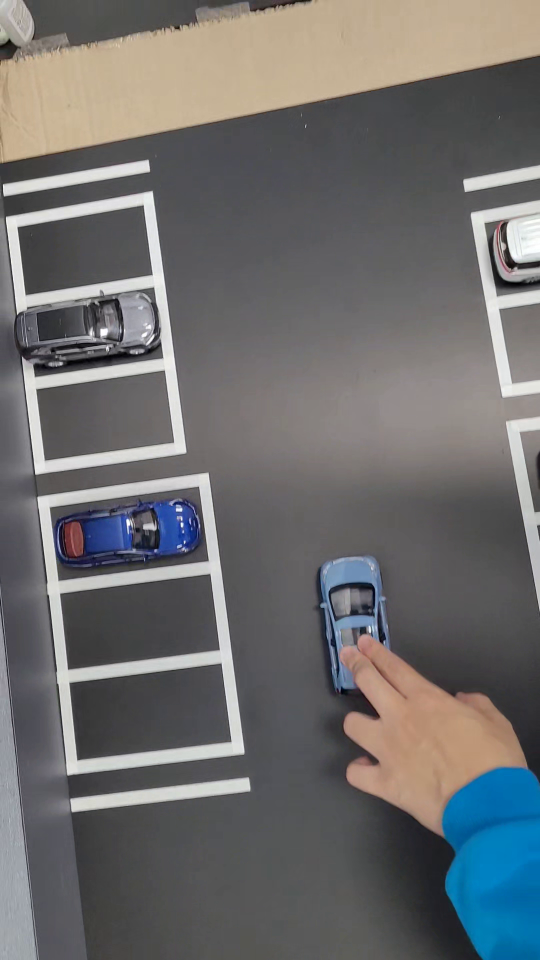
#> input picture frame 18 of jetson/sample.mp4, 1080 x 1920 px, given in place of angle.mp4, which was not available (shown at 1/2 size)
$ python extract_frame.py
#> lines starting #> are read from the running program, lines starting #| are printed output that depends on the picture; pictures that were not available may be replaced by others from this repository, and a replacement may not be noted
#!/usr/bin/env python3
"""
비디오 첫 프레임 추출기
GUI가 지원되지 않는 환경에서 비디오의 첫 프레임을 이미지로 저장
"""

import cv2
import sys

def extract_first_frame(video_path, output_path="first_frame.jpg"):
    """비디오의 첫 프레임을 이미지로 저장"""
#> called with video_path = 'angle.mp4', output_path = 'angle_first_frame.jpg'
    try:
        # 비디오 열기
        cap = cv2.VideoCapture(video_path)
        if not cap.isOpened():
            print(f"❌ 비디오를 열 수 없습니다: {video_path}")
            return False

        # 첫 프레임 읽기
        ret, frame = cap.read()
#> frame is the input picture: shape (1920, 1080, 3); mean B, G, R 109.8, 109.5, 109.9
        if not ret:
            print(f"❌ 프레임을 읽을 수 없습니다: {video_path}")
            return False

        # 이미지 저장
        success = cv2.imwrite(output_path, frame)
        if success:
            print(f"✅ 첫 프레임 저장 완료: {output_path}")
            print(f"📏 이미지 크기: {frame.shape[1]}x{frame.shape[0]}")
#| 📏 이미지 크기: 1080x1920
            return True
        else:
            print(f"❌ 이미지 저장 실패: {output_path}")
            return False

    except Exception as e:
        print(f"❌ 오류 발생: {e}")
        return False
    finally:
        if 'cap' in locals():
            cap.release()

def main():
    video_path = "angle.mp4"
    output_path = "angle_first_frame.jpg"

    print("🎬 비디오 첫 프레임 추출기")
    print(f"📹 입력: {video_path}")
    print(f"🖼️ 출력: {output_path}")

    if extract_first_frame(video_path, output_path):
        print("\n✅ 추출 완료!")
        print(f"이제 {output_path} 파일을 다운로드하여 로컬에서 구역을 설정하거나,")
        print(f"좌표를 직접 확인할 수 있습니다.")

        # 이미지에 구역 가이드 표시
        show_coordinate_guide(output_path)
    else:
        print("❌ 추출 실패")

def show_coordinate_guide(image_path):
    """이미지에 좌표 가이드 표시"""
#> called with image_path = 'angle_first_frame.jpg'
    try:
        img = cv2.imread(image_path)
        height, width = img.shape[:2]
#> height = 1920; width = 1080

        print(f"\n📐 이미지 정보:")
        print(f"   크기: {width} x {height}")
#|    크기: 1080 x 1920
        print(f"   비율: {width/height:.3f}")
#|    비율: 0.562

        # 격자 그리기
        grid_img = img.copy()

        # 10등분 격자
        for i in range(1, 10):
            x = int(width * i / 10)
            y = int(height * i / 10)

            # 세로선
            cv2.line(grid_img, (x, 0), (x, height), (0, 255, 255), 1)
            # 가로선
            cv2.line(grid_img, (0, y), (width, y), (0, 255, 255), 1)

            # 좌표 표시
            if i % 2 == 0:  # 짝수만 표시
                cv2.putText(grid_img, f"{i/10:.1f}", (x-15, 20),
                           cv2.FONT_HERSHEY_SIMPLEX, 0.5, (0, 255, 255), 1)
                cv2.putText(grid_img, f"{i/10:.1f}", (5, y+5),
                           cv2.FONT_HERSHEY_SIMPLEX, 0.5, (0, 255, 255), 1)
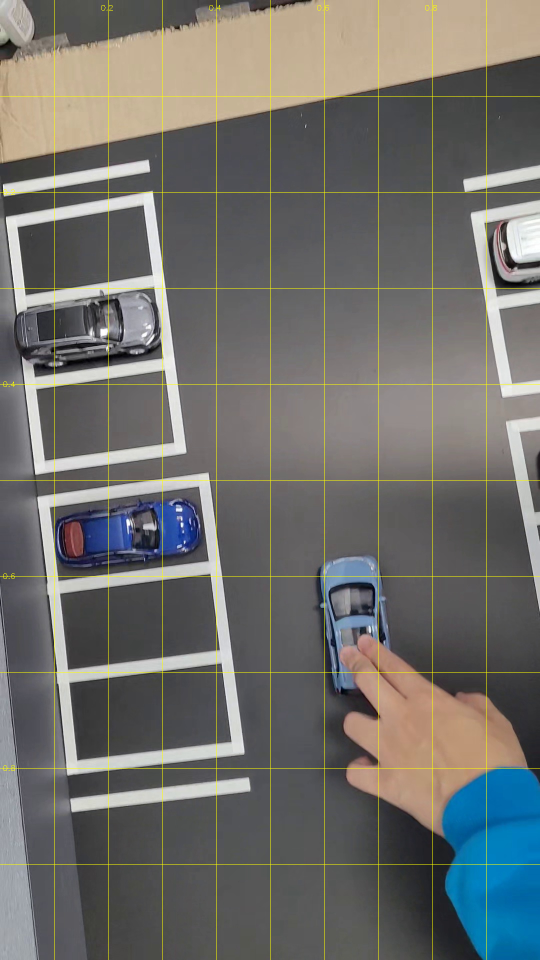
#> grid_img: shape (1920, 1080, 3) (shown at 1/2 size); mean B, G, R 108.2, 111.5, 111.8

        # 격자 이미지 저장
        grid_output = image_path.replace('.jpg', '_grid.jpg')
        cv2.imwrite(grid_output, grid_img)
        print(f"📊 격자 이미지 저장: {grid_output}")

        # 현재 PARKING_ZONES_NORM 좌표를 이미지에 표시
        draw_current_zones(img, width, height)

    except Exception as e:
        print(f"❌ 가이드 생성 오류: {e}")

def draw_current_zones(img, width, height):
    """현재 설정된 구역들을 이미지에 표시"""
#> called with width = 1080, height = 1920
    # 현재 사용중인 좌표 (수정된 것)
    PARKING_ZONES_NORM = [
        [0.0500, 0.0500, 0.2000, 0.3500],  # B1 (위쪽)
        [0.2100, 0.0500, 0.3600, 0.3500],  # B2
        [0.3700, 0.0500, 0.5200, 0.3500],  # B3
        [0.5300, 0.0500, 0.6800, 0.3500],  # B4
        [0.6900, 0.0500, 0.8400, 0.3500],  # B5
        [0.1000, 0.4000, 0.2500, 0.7000],  # C1 (중간)
        [0.2600, 0.4000, 0.4100, 0.7000],  # C2
        [0.4200, 0.4000, 0.5700, 0.7000],  # C3
        [0.5800, 0.4000, 0.7300, 0.7000],  # C4
        [0.1500, 0.7500, 0.3000, 0.9500],  # A1 (아래쪽)
        [0.3100, 0.7500, 0.4600, 0.9500],  # A2
        [0.4700, 0.7500, 0.6200, 0.9500],  # A3
        [0.6300, 0.7500, 0.7800, 0.9500],  # A4
        [0.7900, 0.7500, 0.9400, 0.9500],  # A5
    ]

    zone_names = ['B1', 'B2', 'B3', 'B4', 'B5', 'C1', 'C2', 'C3', 'C4', 'A1', 'A2', 'A3', 'A4', 'A5']
    colors = [(0, 255, 0), (255, 0, 0), (0, 0, 255)]  # B-녹색, C-파랑, A-빨강

    zones_img = img.copy()

    for i, (zone, name) in enumerate(zip(PARKING_ZONES_NORM, zone_names)):
        x1, y1, x2, y2 = zone

        # 정규화된 좌표를 절대 좌표로 변환
        x1_abs = int(x1 * width)
        y1_abs = int(y1 * height)
        x2_abs = int(x2 * width)
        y2_abs = int(y2 * height)

        # 색상 선택 (A-빨강, B-녹색, C-파랑)
        if name.startswith('A'):
            color = (0, 0, 255)  # 빨강
        elif name.startswith('B'):
            color = (0, 255, 0)  # 녹색
        else:  # C
            color = (255, 0, 0)  # 파랑

        # 사각형 그리기
        cv2.rectangle(zones_img, (x1_abs, y1_abs), (x2_abs, y2_abs), color, 2)

        # 구역 이름 표시
        center_x = (x1_abs + x2_abs) // 2
        center_y = (y1_abs + y2_abs) // 2
        cv2.putText(zones_img, name, (center_x-15, center_y),
                   cv2.FONT_HERSHEY_SIMPLEX, 0.6, (255, 255, 255), 2)

        print(f"📍 {name}: ({x1:.3f}, {y1:.3f}, {x2:.3f}, {y2:.3f}) -> ({x1_abs}, {y1_abs}, {x2_abs}, {y2_abs})")
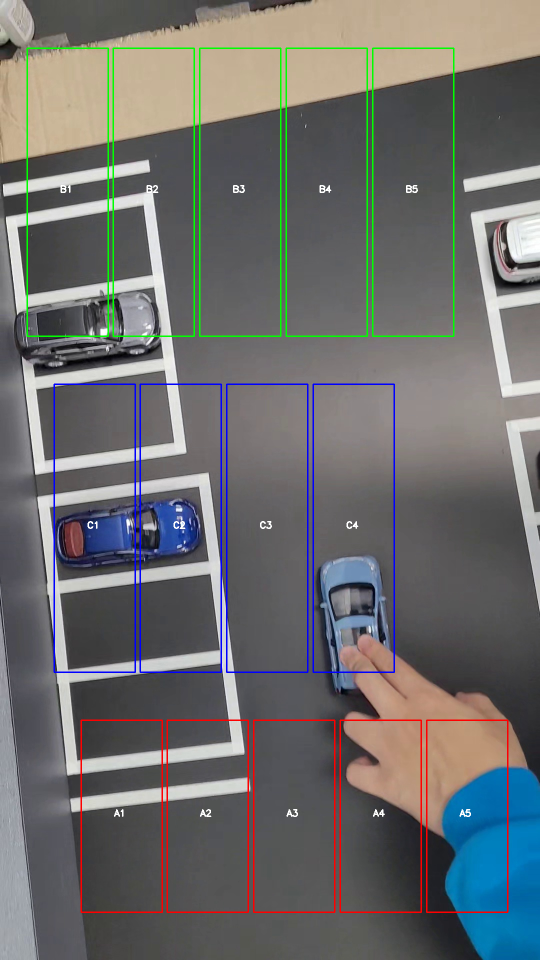
#> zones_img: shape (1920, 1080, 3) (shown at 1/2 size); mean B, G, R 109.1, 109.6, 109.1

    # 구역 표시 이미지 저장
    zones_output = "angle_with_zones.jpg"
    cv2.imwrite(zones_output, zones_img)
    print(f"🎯 구역 표시 이미지 저장: {zones_output}")

if __name__ == "__main__":
    main()

$ run again, starting later in the video
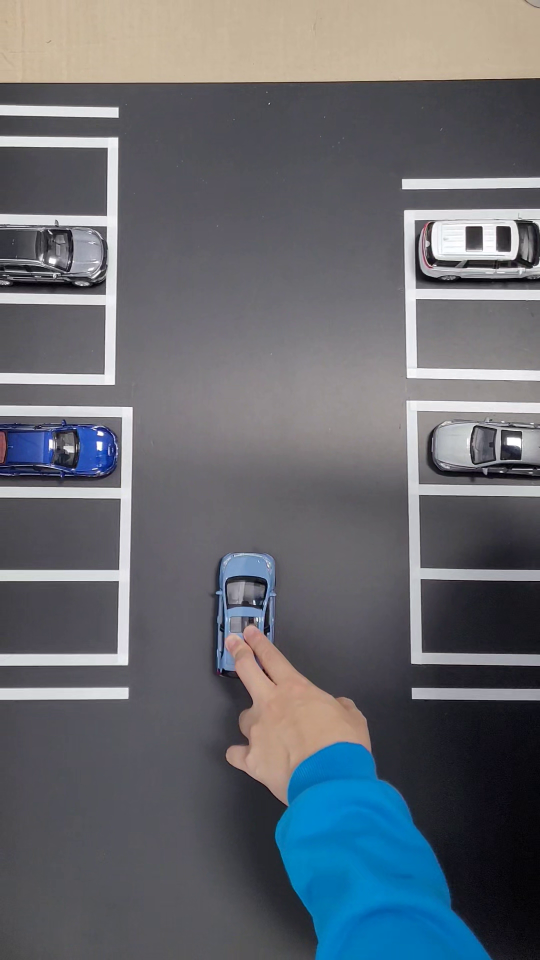
#> input picture frame 84 of jetson/sample.mp4, 1080 x 1920 px, given in place of angle.mp4, which was not available (shown at 1/2 size)
#> in extract_first_frame, frame is the input picture: shape (1920, 1080, 3); mean B, G, R 112, 105.6, 102.1
#| 📏 이미지 크기: 1080x1920
#|    크기: 1080 x 1920
#|    비율: 0.562
#> after the loop in show_coordinate_guide, `for i in range(1, 10):`:
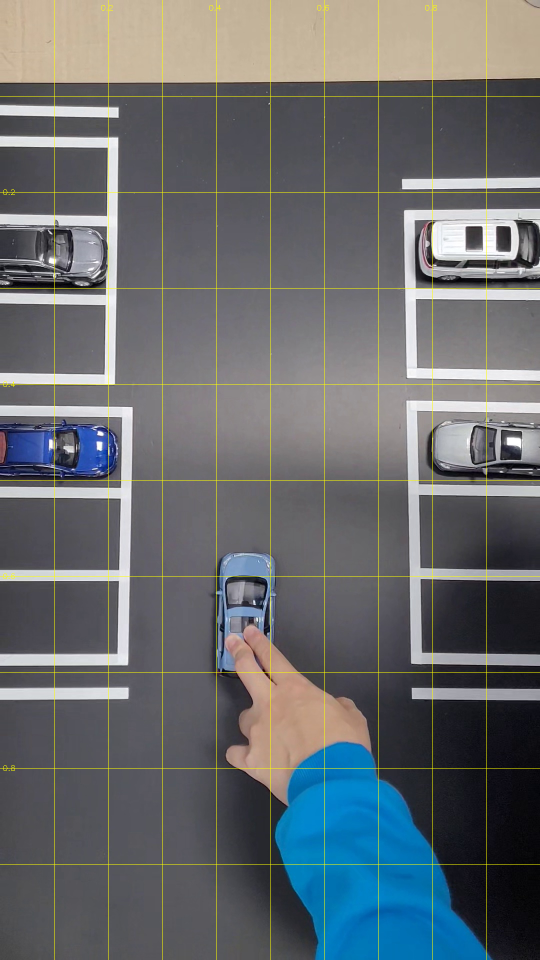
#> grid_img: shape (1920, 1080, 3) (shown at 1/2 size); mean B, G, R 110.5, 107.8, 104
#> after the loop in draw_current_zones, `for i, (zone, name) in enumerate(zip(PARKING_ZONES_NORM, zone_names)):`:
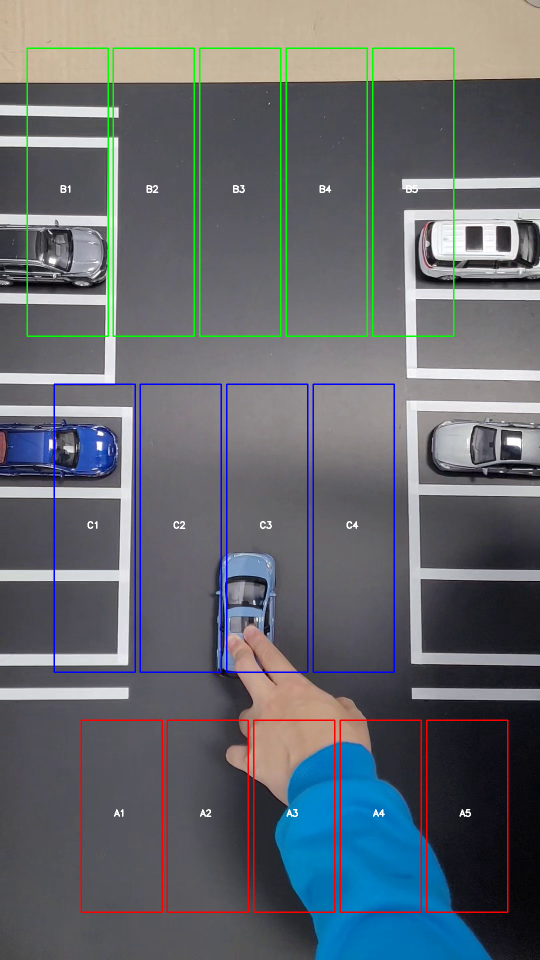
#> zones_img: shape (1920, 1080, 3) (shown at 1/2 size); mean B, G, R 111.2, 105.7, 101.3

$ run again, starting later in the video
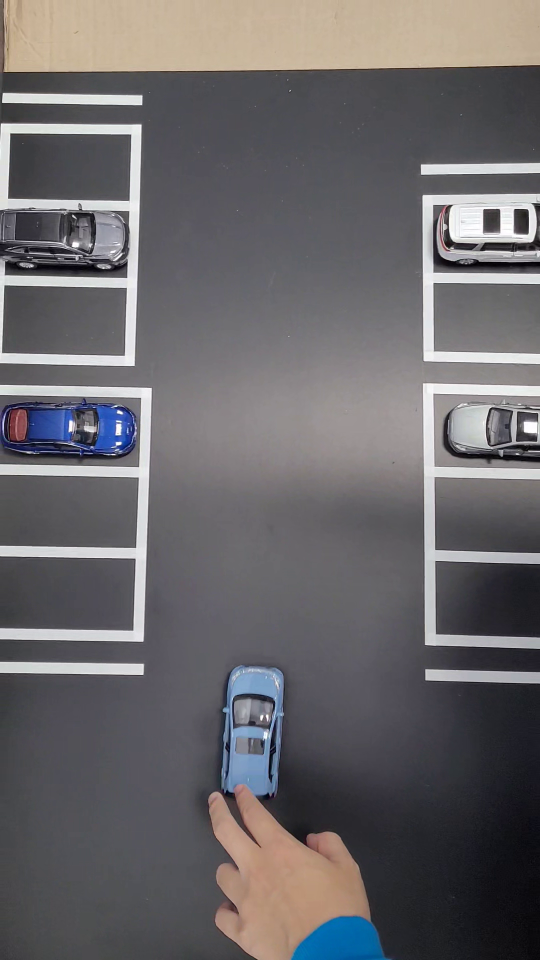
#> input picture frame 150 of jetson/sample.mp4, 1080 x 1920 px, given in place of angle.mp4, which was not available (shown at 1/2 size)
#> in extract_first_frame, frame is the input picture: shape (1920, 1080, 3); mean B, G, R 106.1, 103.5, 106.2
#| 📏 이미지 크기: 1080x1920
#|    크기: 1080 x 1920
#|    비율: 0.562
#> after the loop in show_coordinate_guide, `for i in range(1, 10):`:
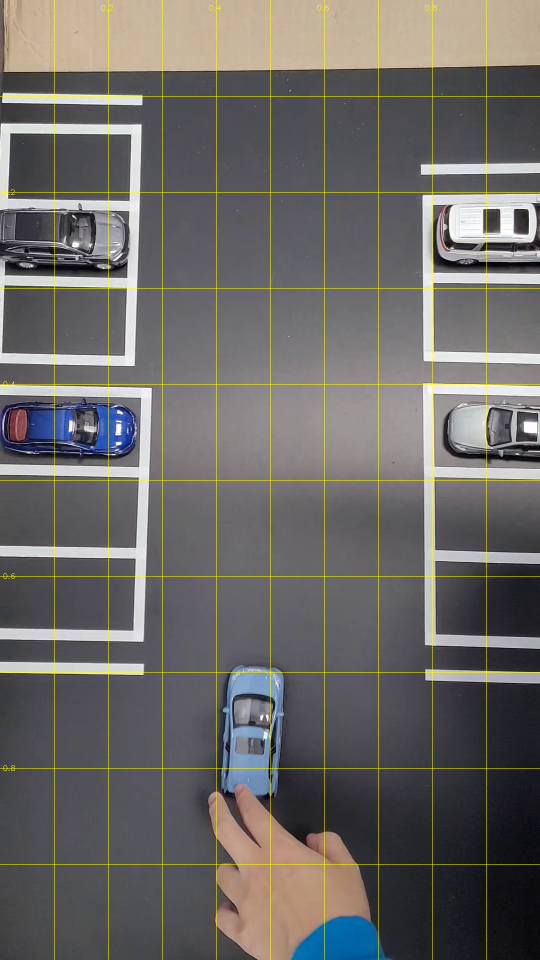
#> grid_img: shape (1920, 1080, 3) (shown at 1/2 size); mean B, G, R 104.7, 105.7, 108
#> after the loop in draw_current_zones, `for i, (zone, name) in enumerate(zip(PARKING_ZONES_NORM, zone_names)):`:
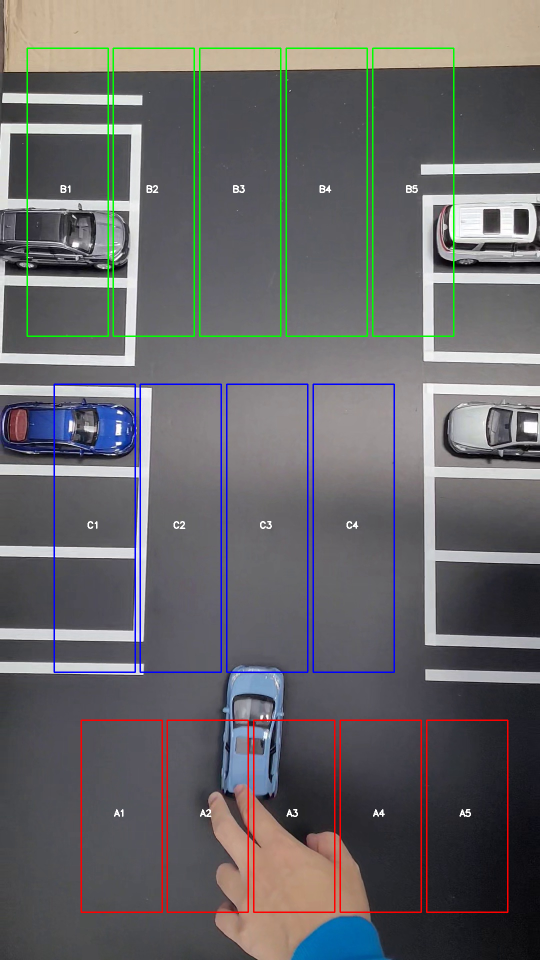
#> zones_img: shape (1920, 1080, 3) (shown at 1/2 size); mean B, G, R 105.6, 103.8, 105.3
